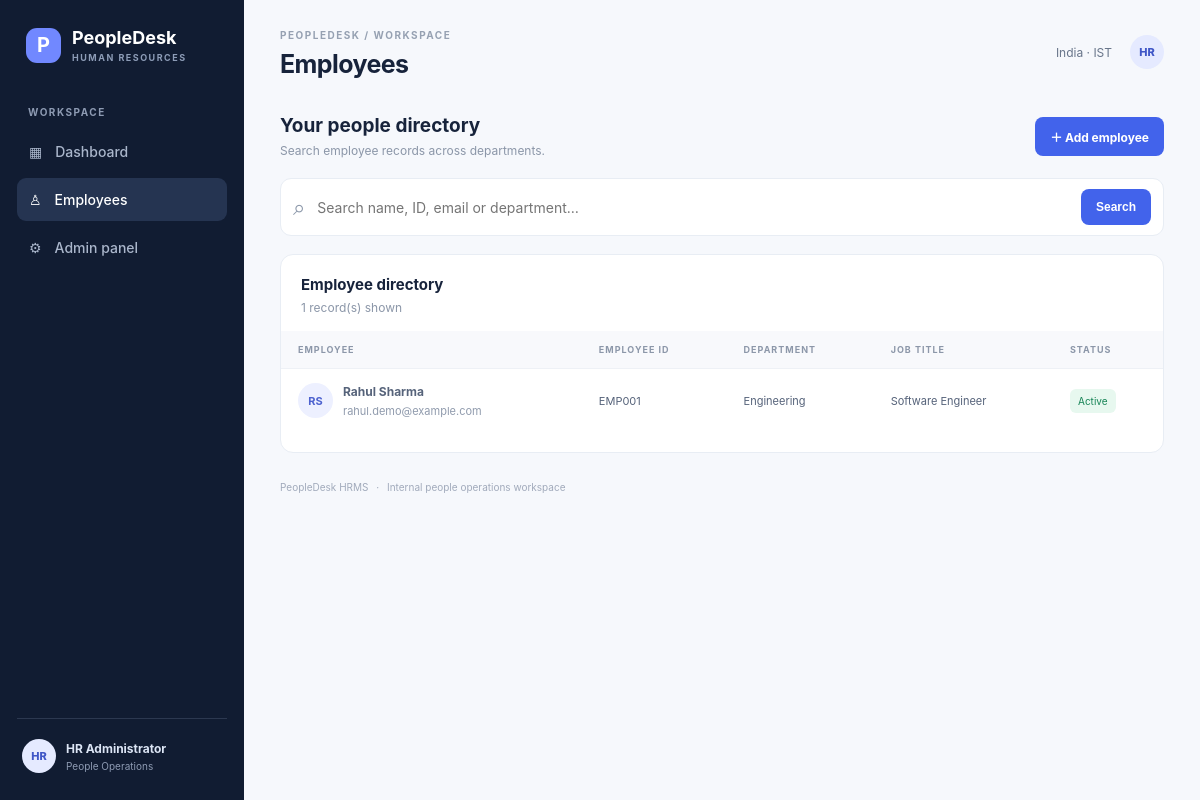
/employees/, run on the app's committed database.
### hrms/models.py (models this page shows, shortened)
class Employee(models.Model):
    STATUS_CHOICES = [
        ("ACTIVE", "Active"),
        ("ON_LEAVE", "On leave"),
        ("INACTIVE", "Inactive"),
    ]
    employee_id = models.CharField(max_length=20, unique=True)
    first_name = models.CharField(max_length=80)
    last_name = models.CharField(max_length=80, blank=True)
    email = models.EmailField(unique=True)
    job_title = models.CharField(max_length=100)
    department = models.ForeignKey(Department, on_delete=models.PROTECT, related_name="employees")
    date_joined = models.DateField()
    status = models.CharField(max_length=12, choices=STATUS_CHOICES, default="ACTIVE")
    class Meta:
        ordering = ["first_name", "last_name"]

class Department(models.Model):
    name = models.CharField(max_length=100, unique=True)
    description = models.TextField(blank=True)
    class Meta:
        ordering = ["name"]

### hrms/views.py (the view)
# urls.py: path("employees/", views.employee_list, name="employee_list"),
def employee_list(request):
    query = request.GET.get("q", "").strip()
    employees = Employee.objects.select_related("department")
    if query:
        employees = employees.filter(
            Q(first_name__icontains=query) | Q(last_name__icontains=query) |
            Q(employee_id__icontains=query) | Q(email__icontains=query) |
            Q(department__name__icontains=query)
        )
    return render(request, "hrms/employees.html", {"employees": employees, "query": query})

### templates/hrms/employees.html (shortened to what this page needs)
{% extends "hrms/base.html" %}
{% block heading %}Employees{% endblock %}
{% block content %}
<section class="list-intro"><div><h2>Your people directory</h2><p>Search employee records across departments.</p></div><a class="button primary-button" href="/admin/hrms/employee/add/">＋ Add employee</a></section>
<form class="search-form" method="get"><span>⌕</span><input type="search" name="q" value="{{ query }}" placeholder="Search name, ID, email or department…"><button class="button primary-button" type="submit">Search</button></form>
<section class="panel table-panel"><div class="panel-heading"><div><h3>Employee directory</h3><p>{{ employees|length }} record(s) shown</p></div></div><div class="table-scroll"><table><thead><tr><th>EMPLOYEE</th><th>EMPLOYEE ID</th><th>DEPARTMENT</th><th>JOB TITLE</th><th>STATUS</th></tr></thead><tbody>
{% for employee in employees %}<tr><td><div class="table-person"><div class="person-avatar">{{ employee.first_name|first|upper }}{{ employee.last_name|first|upper }}</div><div><b>{{ employee.first_name }} {{ employee.last_name }}</b><small>{{ employee.email }}</small></div></div></td><td>{{ employee.employee_id }}</td><td>{{ employee.department.name }}</td><td>{{ employee.job_title }}</td><td><span class="status status-{{ employee.status|lower }}">{{ employee.get_status_display }}</span></td></tr>
{% empty %}<tr><td colspan="5" class="empty-state">No employees found. Add employee records using the Admin panel.</td></tr>{% endfor %}
</tbody></table></div></section>
{% endblock %}

### static/css/style.css (style rules this page uses)
:root { --ink:#17233b;--muted:#7a879b;--line:#e8edf4;--bg:#f6f8fc;--blue:#4263eb;--navy:#111c32 }
* { box-sizing:border-box }
body { margin:0;background:var(--bg);color:var(--ink);font-family:Inter,"Segoe UI",Arial,sans-serif;font-size:14px }
.button { border:0;border-radius:8px;padding:11px 15px;font-size:12px;font-weight:700;text-decoration:none;display:inline-flex;align-items:center;justify-content:center;cursor:pointer;white-space:nowrap }
.primary-button { background:var(--blue);color:#fff }
.stat-card,.panel { background:#fff;border:1px solid var(--line);border-radius:13px }
.panel { padding:21px;min-width:0 }
.panel-heading { display:flex;align-items:center;justify-content:space-between;gap:12px;margin-bottom:16px }
.panel-heading h3 { margin:0;font-size:15px }
.panel-heading p,.list-intro p { color:#8b96a8;font-size:12px;margin:6px 0 0 }
.dept-info b,.person-info b,.table-person b { display:block;font-size:12px }
.dept-info small,.person-info small,.table-person small { display:block;color:#909bad;font-size:11px;margin-top:5px }
.person-avatar { width:35px;height:35px;flex-shrink:0;border-radius:50%;display:grid;place-items:center;background:#edf0ff;color:#4d62cf;font-weight:750;font-size:11px }
.status { font-size:10px;padding:6px 8px;border-radius:6px;white-space:nowrap }
.status-active { background:#e7f8ef;color:#168456 }
.list-intro { display:flex;justify-content:space-between;align-items:center;margin:10px 0 20px }
.list-intro h2 { margin:0;font-size:19px }
.search-form { display:flex;align-items:center;gap:10px;background:#fff;border:1px solid var(--line);border-radius:11px;padding:10px 12px;margin-bottom:18px }
.search-form span { font-size:22px;color:#8c98aa }
.search-form input { flex:1;border:0;outline:0;font:inherit;min-width:0 }
.table-panel { padding:20px 0;overflow:hidden }
.table-panel .panel-heading { padding:0 20px }
.table-scroll { overflow-x:auto }
table { width:100%;border-collapse:collapse;text-align:left;white-space:nowrap }
th { background:#f8f9fc;color:#8c97a9;font-size:9px;letter-spacing:1px;padding:13px 17px }
td { border-top:1px solid #eef1f6;padding:14px 17px;font-size:11px;color:#56637a }
.table-person { display:flex;align-items:center;gap:10px }

### data on the page
Employee: first_name|first "R", last_name|first "S", first_name "Rahul", last_name "Sharma", email "rahul.demo@example.com", employee_id "EMP001", department.name "Engineering", job_title "Software Engineer", status "Active"

### other printed values
{{ employees|length }} "1"
